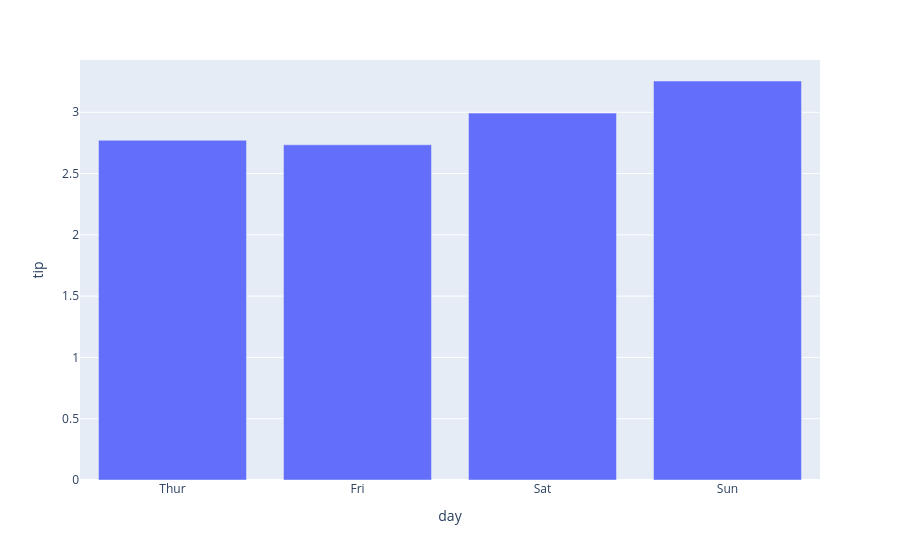

The notebook cell saved with this chart:
### Code cell
veri = df.groupby("day")["tip"].mean().to_frame().reset_index() # Plotly kütüphanesi veriyi DataFrame formatında beklediği için önce veriyi DataFrame'e dönüştürdük, ardından reset_index() ile indeks değerlerini 0'dan başlattık.
fig1 = px.bar(data_frame=veri, x="day", y="tip")
fig1.show()

### Figure 1 — Plotly figure (JSON) as saved in the notebook; plotly's stock layout.template omitted (floating-point values rounded to 4 significant figures)
{"data": [{"hovertemplate": "day=%{x}<br>tip=%{y}<extra></extra>", "legendgroup": "", "marker": {"color": "#636efa", "pattern": {"shape": ""}}, "name": "", "orientation": "v", "showlegend": false, "textposition": "auto", "type": "bar", "x": ["Thur", "Fri", "Sat", "Sun"], "xaxis": "x", "y": [2.771, 2.735, 2.993, 3.255], "yaxis": "y"}], "layout": {"barmode": "relative", "legend": {"tracegroupgap": 0}, "margin": {"t": 60}, "xaxis": {"anchor": "y", "domain": [0, 1], "title": {"text": "day"}}, "yaxis": {"anchor": "x", "domain": [0, 1], "title": {"text": "tip"}}}}
